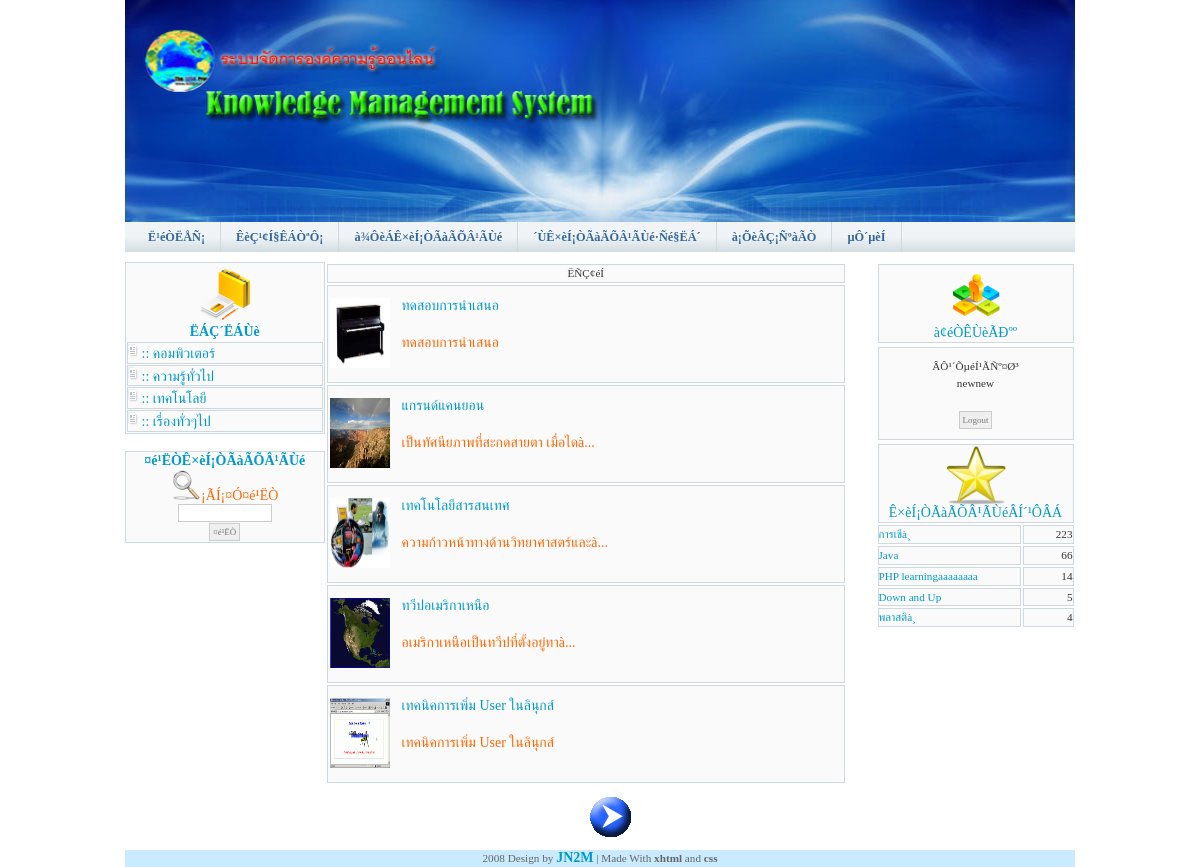
Screenshot of /search.php (signed in) with the database file from the repository.
### tables this page shows
CREATE TABLE `elearningtype` (
  `etypeid` int(2) NOT NULL auto_increment,
  `etypename` varchar(50) NOT NULL,
  PRIMARY KEY  (`etypeid`)
);

CREATE TABLE `elearning` (
  `eid` int(5) NOT NULL auto_increment,
  `etypeid` int(2) NOT NULL,
  `etopic` varchar(50) NOT NULL,
  `edetail` varchar(500) NOT NULL,
  `eowner` varchar(50) NOT NULL,
  `eadddate` datetime NOT NULL,
  `evote` int(10) NOT NULL,
  `estatus` varchar(10) NOT NULL,
  `erate` int(2) NOT NULL,
  `eaddip` varchar(18) NOT NULL,
  PRIMARY KEY  (`eid`)
);

CREATE TABLE `filedb` (
  `fileid` int(11) NOT NULL auto_increment,
  `filename` varchar(80) NOT NULL,
  `extenfile` varchar(10) NOT NULL,
  `filetype` varchar(10) NOT NULL,
  `eid` int(11) NOT NULL,
  PRIMARY KEY  (`fileid`)
);

### search.php (the view, shortened to what this page needs)
<!DOCTYPE html PUBLIC "-//W3C//DTD XHTML 1.0 Transitional//EN" "http://www.w3.org/TR/xhtml1/DTD/xhtml1-transitional.dtd">
<html xmlns="http://www.w3.org/1999/xhtml">
<head>
<link rel="stylesheet" href="temcss.css" type="text/css" />
</head>
<body>
<div id="wrap">
<?php
	include('header.php');
?>
<div id="sidebar">
<?php
  	include('egroup.php');
?>
</div>
<div id="main"><?php
					  $sql = "SELECT * FROM elearning where estatus='accept' and etopic like '%$txtsearch%'";
					  $result = mysql_query($sql);
					  $num = mysql_num_rows($result);
					if($num==0){
							echo "<div align='center'>äÁè¾ºÊ×èÍ¡ÒÃàÃÕÂ¹ÃÙé·ÕèµéÍ§¡ÒÃ</div>";
					  }else{
					  if(!isset($start)){
					  $start = 0;
					  }
					  $limit = 5;
					 $sql = "SELECT * FROM elearning where estatus='accept' and etopic like '%$txtsearch%' order by eid DESC limit $start,$limit";
					 $result = mysql_query($sql);
	?>
<table width="100%" border="0">
  <tr>
    <td width="89%" bgcolor="#B0D0FF" class="form"><div align="center">ËÑÇ¢éÍ</div></td>
  </tr>
  <?php
					 while($row = mysql_fetch_array($result)){
					 $eid = $row['eid'];
					 $edetail = $row['edetail'];
					 $etopic = $row['etopic'];
					 if(strlen($edetail)>100){
					 $edetail = substr($edetail,0,100)."...";
					 }
?>
  <tr>
    <td height="96" valign="top" class="form style1"><table width="100%" border="0">
      <tr>
        <td width="6%" height="90"><?php
				$sql="SELECT * FROM filedb WHERE  filetype='pic' and eid=$eid";
				$result2 = mysql_query($sql);
				$numfile = mysql_num_rows($result2);
				if($numfile==0){
					$showpicfile = "nopic.jpg";
				}else{
					$tmp = mysql_fetch_array($result2);
					$showpicfile = $tmp['filename'];
				}
		?>
              <img src="picupload/<?php echo $showpicfile; ?>" alt="ÀÒ¾Ê×èÍ¡ÒÃàÃÕÂ¹ÃÙé" width="60" height="70" /></td>
        <td width="94%" valign="top"><p><a href="viewelearning.php?eid=<?php echo $eid; ?>"><?php echo $etopic; ?></a></p>
              <p class="style2"><?php echo $edetail; ?><br />
                  <?php echo $linkmanageelearning; ?></p></td>
      </tr>
    </table></td>
  </tr>
  <?php
	}
?>
</table>
<p align="center">
<?php
	$next = $start+5;
	echo "<img src=\"icon/blank.jpg\" width='50'>";
	if($start < $num-5){
	echo "<a href=\"search.php?txtsearch=$txtsearch&start= ".$next."\" class=\"style3\"><img src=\"icon/next1.gif\"></a>";
	}
	}
?></div>
<div id="rightbar">
   <?php
	include('loginmenu.php');
	include('topeleaning.php');
?>
</div>
<?php
	include('footer.php');
?>
</div>
</body>
</html>

### egroup.php (shortened to what this page needs)
<div align="center"><span class="style1">
<table width="100%" border="0" cellspacing="1" class="form">
  <tr>
    <td><div align="center"><span class="style1"><img src="icon/portafolio.png" alt="ËÁÇ´ËÁÙè" width="60" height="60" /><br />
              <strong>ËÁÇ´ËÁÙè</strong></span></div></td>
  </tr>
  <?php
	$sql = "SELECT * FROM elearningtype";
	$result = mysql_query($sql);
	while($row = mysql_fetch_array($result)){
   				$ename = $row["etypename"];
				$etypeid = $row["etypeid"];
   				$show = '<tr>';
    			$show.= '<td  class="form"><div align="lett"><img src="images/news.gif"> :: <a href="index.php?page=viewgroup&group='.$etypeid.'">'.$ename.'</a></div></td>';
  				$show.= '</tr>';
				echo $show;
				}
   		 ?>
</table>
<br />
</span>
</div>
<form name="fsearch" id="fsearch" method="get" action="search.php">
<table width="100%" border="0" cellspacing="1" class="form">
  <tr>
    <td ><div align="center">
        <span class="style2"><span class="style1"><strong>¤é¹ËÒÊ×èÍ¡ÒÃàÃÕÂ¹ÃÙé</strong><br />
        <img src="icon/Search.png" alt="ËÁÇ´ËÁÙè" width="30" height="30" /></span>¡ÃÍ¡¤Ó¤é¹ËÒ</span>
        <input name="txtsearch" type="text" id="txtsearch" size="15">
      </div></td>
  </tr>
  <tr>
    <td ><div align="center">
      <input name="Submit" type="submit" value="¤é¹ËÒ">
    </div></td>
  </tr>
</table>
</form>

### topeleaning.php (shortened to what this page needs)
<?php
		$sql = "SELECT  etopic , evote, eid FROM   elearning  ORDER BY evote DESC LIMIT 5 ";
		$rs = mysql_query($sql);
?>
<table width="200" border="0">
  <tr>
    <td colspan="2" class="form"><div align="center"><img src="icon/Favourites.png" width="60" height="60" /><br />
            <span class="style1">Ê×èÍ¡ÒÃàÃÕÂ¹ÃÙéÂÍ´¹ÔÂÁ</span><br />
    </div></td>
  </tr>
    <?php
			while($row = mysql_fetch_array($rs)){
     			$topic =  $row["etopic"] ;
				$vote =  $row["evote"] ;
				$eid = $row["eid"];
				if(strlen($topic)>20){
					$topic = substr($topic,0,20);
				}
				$show = '<tr>';
    			$show.= '<td width="141" class="form"><a href="viewelearning.php?eid='.$eid.'">'.$topic.'</a></td>';
    			$show.= '<td width="49" class="form"><div align="right">'.$vote.'</div></td>';
  				$show.= '</tr>';
				echo $show;
}
?>
</table>

### temcss.css (style rules this page uses)
* { margin:0; padding: 0; }
img { border: none; }
body { margin: 0; padding: 0; font: 70%/1.5em MS Sans Serif,tahoma; color: #333; background: #FFF url(../images/blank.jpg) repeat-x; text-align: center; height:100%; }
html { background: url(images/footer.gif) repeat-x fixed bottom; }
a { color: #0099cb; background-color: inherit; text-decoration: none; }
h2, h3, p { padding: 10px; margin: 0; }
.form { border: 1px solid #CED9DF; background-color: #FAFAFA; }
input { padding: 3px; border:1px solid #ccc; font: normal 0.8em MS Sans Serif,tahoma; color:#777; }
#wrap { margin: 0 auto; padding: 0; width:950px; text-align: left; }
#sidebar { float: left; width:21%; margin: 0; padding: 0; display: inline; }
#rightbar { float: right; width: 21%; padding: 0; margin: 0; }
#main { float: left; margin: 0; padding: 0; width: 55%; }

### search.php (style rules this page uses)
.style2 { color: #999999 }

### egroup.php (style rules this page uses)
.style2 { font-size: 14px }

### loginmenu.php (style rules this page uses)
.style2 { color: #FF6600 }

### rows the page displays
elearningtype: etypename "คอมพิวเตอร์"
elearningtype: etypename "ความรู้ทั่วไป"
elearningtype: etypename "เทคโนโลยี"
elearningtype: etypename "เรื่องทั่วๆไป"
elearning: filedb.filename (picture), etopic "ทดสอบการนำเสนอ", edetail "ทดสอบการนำเสนอ"
elearning: filedb.filename (picture), etopic "แกรนด์แคนยอน", edetail "เป็นทัศนียภาพที่สะกดสายตา เมื่อไดà..."
elearning: filedb.filename (picture), etopic "เทคโนโลยีสารสนเทศ", edetail "ความก้าวหน้าทางด้านวิทยาศาสตร์และà..."
elearning: filedb.filename (picture), etopic "ทวีปอเมริกาเหนือ", edetail "อเมริกาเหนือเป็นทวีปที่ตั้งอยู่ทาà..."
elearning: filedb.filename (picture), etopic "เทคนิคการเพิ่ม User ในลินุกส์", edetail "เทคนิคการเพิ่ม User ในลินุกส์"
elearning: etopic "การเขีà¸", evote "223"
elearning: etopic "Java", evote "66"
elearning: etopic "PHP learningaaaaaaaa", evote "14"
elearning: etopic "Down and Up", evote "5"
elearning: etopic "พลาสติà¸", evote "4"

### other values shown
$username "newnew"
